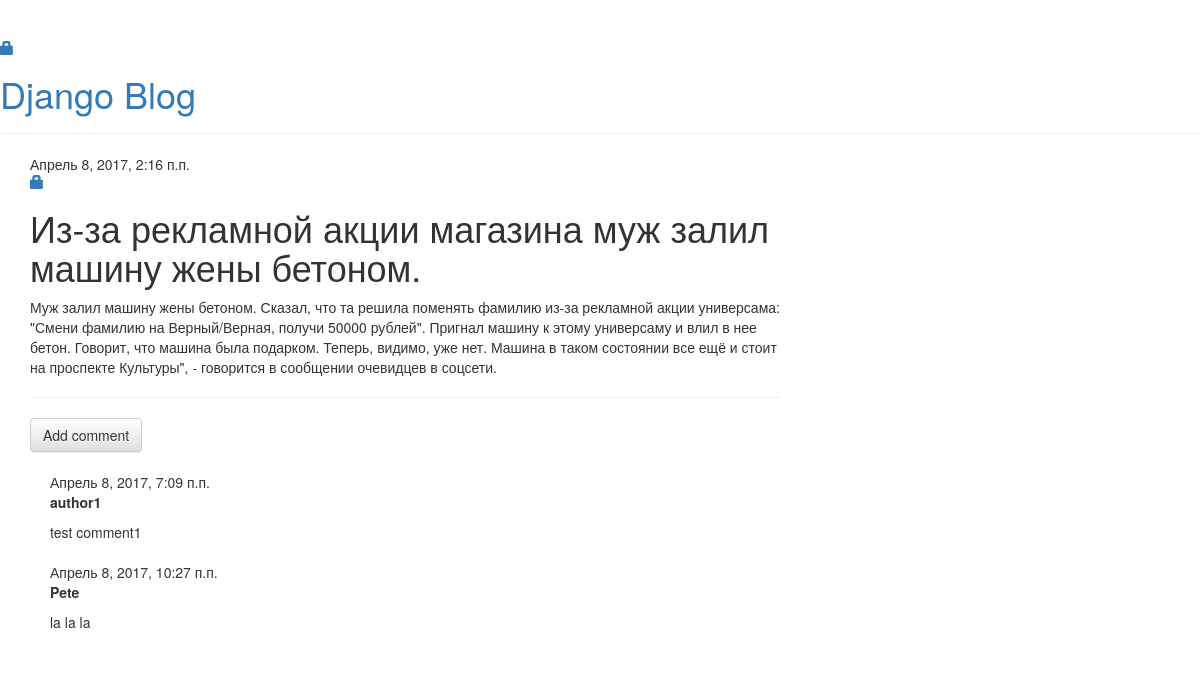
The app's page /post/1/ with its own data.
### blog/models.py (models this page shows, shortened)
class Post(models.Model):
    author = models.ForeignKey('auth.User')
    title = models.CharField(max_length=200)
    text = models.TextField()
    created_date = models.DateTimeField(
            default=timezone.now)
    published_date = models.DateTimeField(
            blank=True, null=True)

class Comment(models.Model):
    post = models.ForeignKey('blog.Post', related_name='comments')
    author = models.CharField(max_length=200)
    text = models.TextField()
    created_date = models.DateTimeField(default=timezone.now)
    approved_comment = models.BooleanField(default=False)

### blog/views.py (the view)
# urls.py: url(r'^post/(?P<pk>[0-9]+)/$', views.post_detail, name='post_detail'),
def post_detail(request, pk):
    post = get_object_or_404(Post, pk=pk)
    return render(request, 'blog/post_detail.html', {'post': post})

### blog/templates/blog/post_detail.html
{% extends 'blog/base.html' %}
    {% block content %}
        <div class="post">
            {% if post.published_date %}
                <div class="date">
                    {{ post.published_date }}
                </div>
            {% endif %}
        {% if user.is_authenticated %}
            <a class="btn btn-default" href="{% url 'post_edit' pk=post.pk %}"><span class="glyphicon glyphicon-pencil"></span></a>
        {% else %}
            <a href="{% url 'login' %}" class="top-menu"><span class="glyphicon glyphicon-lock"></span></a>
        {% endif %}
            <h1>{{ post.title }}</h1>
            <p>{{ post.text|linebreaksbr }}</p>
        </div>
        <hr>
        <a class="btn btn-default" href="{% url 'add_comment_to_post' pk=post.pk %}">Add comment</a>
        {% for comment in post.comments.all %}
            <div class="comment">
                <div class="date">{{ comment.created_date }}</div>
                <strong>{{ comment.author }}</strong>
                <p>{{ comment.text|linebreaks }}</p>
            </div>
        {% empty %}
            <p>No comments here yet :(</p>
        {% endfor %}
    {% endblock %}

### blog/static/css/blog.css (style rules this page uses)
.comment { margin: 20px 0px 20px 20px; }

### records on screen
Post: published_date "Апрель 8, 2017, 2:16 п.п.", title "Из-за рекламной акции магазина муж залил машину жены бетоном.", text "Муж залил машину жены бетоном. Сказал, что та решила поменять фамилию из-за рекламной акции универсама: \"Смени фамилию на Верный/Верная, получи 50000 рублей\". Пригнал машину к этому универсаму и влил в нее бетон. Говорит, что машина была подарком. Теперь, видимо, уже нет. Машина в таком состоянии все ещё и стоит на проспекте Культуры\", - говорится в сообщении очевидцев в соцсети."
Comment: created_date "Апрель 8, 2017, 7:09 п.п.", author "author1", text "test comment1"
Comment: created_date "Апрель 8, 2017, 10:27 п.п.", author "Pete", text "la la la"
